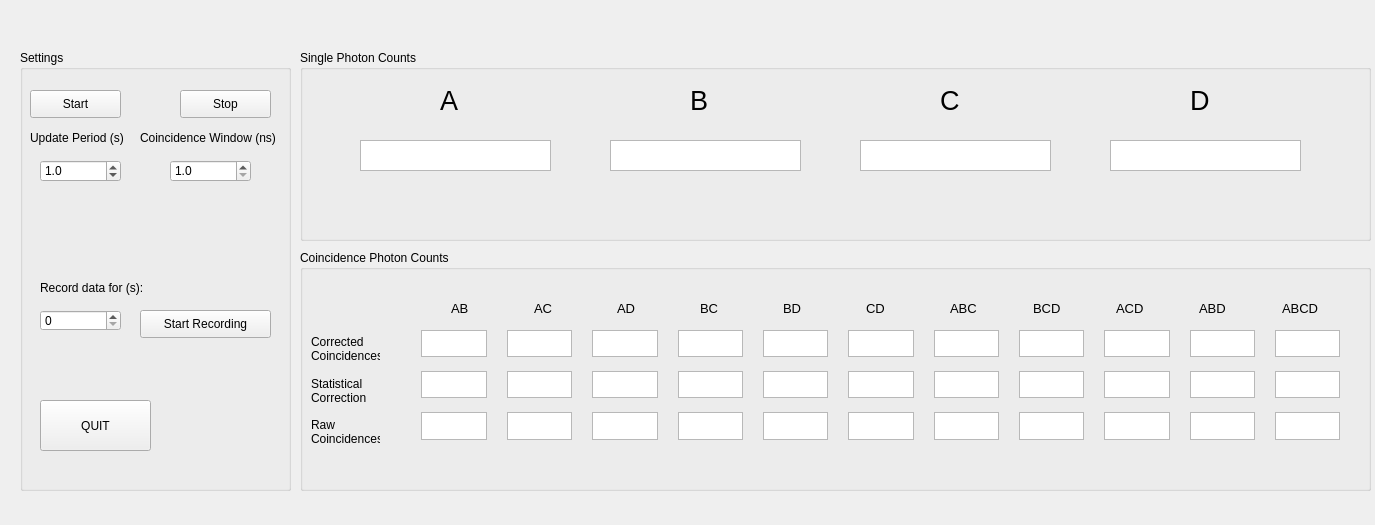
<?xml version="1.0" encoding="UTF-8"?>
<ui version="4.0">
 <class>Widget</class>
 <widget class="QWidget" name="Widget">
  <property name="geometry">
   <rect>
    <x>0</x>
    <y>0</y>
    <width>1375</width>
    <height>525</height>
   </rect>
  </property>
  <property name="windowTitle">
   <string>Widget</string>
  </property>
  <widget class="QGroupBox" name="single_photon_box">
   <property name="geometry">
    <rect>
     <x>300</x>
     <y>50</y>
     <width>1071</width>
     <height>191</height>
    </rect>
   </property>
   <property name="font">
    <font>
     <weight>50</weight>
     <bold>false</bold>
    </font>
   </property>
   <property name="title">
    <string>Single Photon Counts</string>
   </property>
   <widget class="QLabel" name="A_label">
    <property name="geometry">
     <rect>
      <x>140</x>
      <y>30</y>
      <width>31</width>
      <height>41</height>
     </rect>
    </property>
    <property name="font">
     <font>
      <pointsize>20</pointsize>
      <weight>50</weight>
      <bold>false</bold>
     </font>
    </property>
    <property name="text">
     <string>A</string>
    </property>
   </widget>
   <widget class="QLabel" name="B_label">
    <property name="geometry">
     <rect>
      <x>390</x>
      <y>30</y>
      <width>31</width>
      <height>41</height>
     </rect>
    </property>
    <property name="font">
     <font>
      <pointsize>20</pointsize>
      <weight>50</weight>
      <bold>false</bold>
     </font>
    </property>
    <property name="text">
     <string>B</string>
    </property>
   </widget>
   <widget class="QLabel" name="C_label">
    <property name="geometry">
     <rect>
      <x>640</x>
      <y>30</y>
      <width>31</width>
      <height>41</height>
     </rect>
    </property>
    <property name="font">
     <font>
      <pointsize>20</pointsize>
      <weight>50</weight>
      <bold>false</bold>
     </font>
    </property>
    <property name="text">
     <string>C</string>
    </property>
   </widget>
   <widget class="QLabel" name="D_label">
    <property name="geometry">
     <rect>
      <x>890</x>
      <y>30</y>
      <width>31</width>
      <height>41</height>
     </rect>
    </property>
    <property name="font">
     <font>
      <pointsize>20</pointsize>
      <weight>50</weight>
      <bold>false</bold>
     </font>
    </property>
    <property name="text">
     <string>D</string>
    </property>
   </widget>
   <widget class="QTextEdit" name="A_display">
    <property name="geometry">
     <rect>
      <x>60</x>
      <y>90</y>
      <width>191</width>
      <height>31</height>
     </rect>
    </property>
    <property name="readOnly">
     <bool>true</bool>
    </property>
   </widget>
   <widget class="QTextEdit" name="B_display">
    <property name="geometry">
     <rect>
      <x>310</x>
      <y>90</y>
      <width>191</width>
      <height>31</height>
     </rect>
    </property>
    <property name="readOnly">
     <bool>true</bool>
    </property>
   </widget>
   <widget class="QTextEdit" name="C_display">
    <property name="geometry">
     <rect>
      <x>560</x>
      <y>90</y>
      <width>191</width>
      <height>31</height>
     </rect>
    </property>
    <property name="readOnly">
     <bool>true</bool>
    </property>
   </widget>
   <widget class="QTextEdit" name="D_display">
    <property name="geometry">
     <rect>
      <x>810</x>
      <y>90</y>
      <width>191</width>
      <height>31</height>
     </rect>
    </property>
    <property name="readOnly">
     <bool>true</bool>
    </property>
   </widget>
  </widget>
  <widget class="QGroupBox" name="settings_box">
   <property name="geometry">
    <rect>
     <x>20</x>
     <y>50</y>
     <width>271</width>
     <height>441</height>
    </rect>
   </property>
   <property name="font">
    <font>
     <weight>50</weight>
     <bold>false</bold>
    </font>
   </property>
   <property name="title">
    <string>Settings</string>
   </property>
   <widget class="QPushButton" name="quit_button">
    <property name="geometry">
     <rect>
      <x>20</x>
      <y>350</y>
      <width>111</width>
      <height>51</height>
     </rect>
    </property>
    <property name="font">
     <font>
      <weight>50</weight>
      <bold>false</bold>
     </font>
    </property>
    <property name="text">
     <string>QUIT</string>
    </property>
   </widget>
   <widget class="QDoubleSpinBox" name="update_spin">
    <property name="geometry">
     <rect>
      <x>20</x>
      <y>110</y>
      <width>81</width>
      <height>22</height>
     </rect>
    </property>
    <property name="font">
     <font>
      <weight>50</weight>
      <bold>false</bold>
     </font>
    </property>
    <property name="decimals">
     <number>1</number>
    </property>
    <property name="minimum">
     <double>0.100000000000000</double>
    </property>
    <property name="singleStep">
     <double>0.100000000000000</double>
    </property>
    <property name="value">
     <double>1.000000000000000</double>
    </property>
   </widget>
   <widget class="QDoubleSpinBox" name="coincidence_spin">
    <property name="geometry">
     <rect>
      <x>150</x>
      <y>110</y>
      <width>81</width>
      <height>22</height>
     </rect>
    </property>
    <property name="font">
     <font>
      <weight>50</weight>
      <bold>false</bold>
     </font>
    </property>
    <property name="decimals">
     <number>1</number>
    </property>
    <property name="minimum">
     <double>1.000000000000000</double>
    </property>
    <property name="maximum">
     <double>100.000000000000000</double>
    </property>
    <property name="singleStep">
     <double>0.500000000000000</double>
    </property>
    <property name="value">
     <double>1.000000000000000</double>
    </property>
   </widget>
   <widget class="QLabel" name="update_spin_label">
    <property name="geometry">
     <rect>
      <x>10</x>
      <y>80</y>
      <width>101</width>
      <height>16</height>
     </rect>
    </property>
    <property name="font">
     <font>
      <weight>50</weight>
      <italic>false</italic>
      <bold>false</bold>
      <underline>false</underline>
     </font>
    </property>
    <property name="text">
     <string>Update Period (s)</string>
    </property>
   </widget>
   <widget class="QLabel" name="coincidence_spin_label">
    <property name="geometry">
     <rect>
      <x>120</x>
      <y>80</y>
      <width>151</width>
      <height>16</height>
     </rect>
    </property>
    <property name="font">
     <font>
      <weight>50</weight>
      <bold>false</bold>
     </font>
    </property>
    <property name="text">
     <string>Coincidence Window (ns)</string>
    </property>
   </widget>
   <widget class="QPushButton" name="start_button">
    <property name="geometry">
     <rect>
      <x>10</x>
      <y>40</y>
      <width>91</width>
      <height>28</height>
     </rect>
    </property>
    <property name="font">
     <font>
      <weight>50</weight>
      <bold>false</bold>
     </font>
    </property>
    <property name="text">
     <string>Start</string>
    </property>
   </widget>
   <widget class="QPushButton" name="stop_button">
    <property name="geometry">
     <rect>
      <x>160</x>
      <y>40</y>
      <width>91</width>
      <height>28</height>
     </rect>
    </property>
    <property name="font">
     <font>
      <weight>50</weight>
      <bold>false</bold>
     </font>
    </property>
    <property name="text">
     <string>Stop</string>
    </property>
   </widget>
   <widget class="QLabel" name="record_spin_label">
    <property name="geometry">
     <rect>
      <x>20</x>
      <y>230</y>
      <width>141</width>
      <height>16</height>
     </rect>
    </property>
    <property name="font">
     <font>
      <weight>50</weight>
      <bold>false</bold>
     </font>
    </property>
    <property name="text">
     <string>Record data for (s):</string>
    </property>
   </widget>
   <widget class="QSpinBox" name="record_spin">
    <property name="geometry">
     <rect>
      <x>20</x>
      <y>260</y>
      <width>81</width>
      <height>21</height>
     </rect>
    </property>
    <property name="font">
     <font>
      <weight>50</weight>
      <bold>false</bold>
     </font>
    </property>
   </widget>
   <widget class="QPushButton" name="record_button">
    <property name="geometry">
     <rect>
      <x>120</x>
      <y>260</y>
      <width>131</width>
      <height>28</height>
     </rect>
    </property>
    <property name="font">
     <font>
      <weight>50</weight>
      <bold>false</bold>
     </font>
    </property>
    <property name="text">
     <string>Start Recording</string>
    </property>
   </widget>
  </widget>
  <widget class="QGroupBox" name="coincidence_photon_box">
   <property name="geometry">
    <rect>
     <x>300</x>
     <y>250</y>
     <width>1071</width>
     <height>241</height>
    </rect>
   </property>
   <property name="font">
    <font>
     <weight>50</weight>
     <bold>false</bold>
    </font>
   </property>
   <property name="title">
    <string>Coincidence Photon Counts</string>
   </property>
   <widget class="QWidget" name="verticalLayoutWidget">
    <property name="geometry">
     <rect>
      <x>0</x>
      <y>70</y>
      <width>91</width>
      <height>141</height>
     </rect>
    </property>
    <layout class="QVBoxLayout" name="verticalLayout_coincidenceValueLabels">
     <item>
      <widget class="QLabel" name="corrected_label1">
       <property name="font">
        <font>
         <weight>50</weight>
         <bold>false</bold>
        </font>
       </property>
       <property name="text">
        <string>Corrected Coincidences</string>
       </property>
       <property name="wordWrap">
        <bool>true</bool>
       </property>
      </widget>
     </item>
     <item>
      <widget class="QLabel" name="stat_label1">
       <property name="font">
        <font>
         <weight>50</weight>
         <bold>false</bold>
        </font>
       </property>
       <property name="text">
        <string>Statistical Correction</string>
       </property>
       <property name="wordWrap">
        <bool>true</bool>
       </property>
      </widget>
     </item>
     <item>
      <widget class="QLabel" name="raw_label1">
       <property name="font">
        <font>
         <weight>50</weight>
         <bold>false</bold>
        </font>
       </property>
       <property name="text">
        <string>Raw Coincidences</string>
       </property>
       <property name="wordWrap">
        <bool>true</bool>
       </property>
      </widget>
     </item>
    </layout>
   </widget>
   <widget class="QFrame" name="gridFrame">
    <property name="geometry">
     <rect>
      <x>110</x>
      <y>40</y>
      <width>941</width>
      <height>161</height>
     </rect>
    </property>
    <layout class="QGridLayout" name="gridLayout_coincidenceCounts">
     <property name="verticalSpacing">
      <number>14</number>
     </property>
     <item row="2" column="0">
      <layout class="QHBoxLayout" name="horizontalLayout_statisticalCorrection">
       <property name="spacing">
        <number>20</number>
       </property>
       <item>
        <widget class="QTextEdit" name="AB_stat_display"/>
       </item>
       <item>
        <widget class="QTextEdit" name="AC_stat_display"/>
       </item>
       <item>
        <widget class="QTextEdit" name="AD_stat_display"/>
       </item>
       <item>
        <widget class="QTextEdit" name="BC_stat_display"/>
       </item>
       <item>
        <widget class="QTextEdit" name="BD_stat_display"/>
       </item>
       <item>
        <widget class="QTextEdit" name="CD_stat_display"/>
       </item>
       <item>
        <widget class="QTextEdit" name="ABC_stat_display"/>
       </item>
       <item>
        <widget class="QTextEdit" name="BCD_stat_display"/>
       </item>
       <item>
        <widget class="QTextEdit" name="ACD_stat_display"/>
       </item>
       <item>
        <widget class="QTextEdit" name="ABD_stat_display"/>
       </item>
       <item>
        <widget class="QTextEdit" name="ABCD_stat_display"/>
       </item>
      </layout>
     </item>
     <item row="0" column="0">
      <layout class="QHBoxLayout" name="horizontalLayout_coincidenceLabels">
       <property name="spacing">
        <number>25</number>
       </property>
       <property name="leftMargin">
        <number>30</number>
       </property>
       <item>
        <widget class="QLabel" name="AB_label">
         <property name="font">
          <font>
           <pointsize>10</pointsize>
           <weight>50</weight>
           <bold>false</bold>
          </font>
         </property>
         <property name="text">
          <string>AB</string>
         </property>
        </widget>
       </item>
       <item>
        <widget class="QLabel" name="AC_label">
         <property name="font">
          <font>
           <pointsize>10</pointsize>
           <weight>50</weight>
           <bold>false</bold>
          </font>
         </property>
         <property name="text">
          <string>AC</string>
         </property>
        </widget>
       </item>
       <item>
        <widget class="QLabel" name="AD_label">
         <property name="font">
          <font>
           <pointsize>10</pointsize>
           <weight>50</weight>
           <bold>false</bold>
          </font>
         </property>
         <property name="text">
          <string>AD</string>
         </property>
        </widget>
       </item>
       <item>
        <widget class="QLabel" name="BC_label">
         <property name="font">
          <font>
           <pointsize>10</pointsize>
           <weight>50</weight>
           <bold>false</bold>
          </font>
         </property>
         <property name="text">
          <string>BC</string>
         </property>
        </widget>
       </item>
       <item>
        <widget class="QLabel" name="BD_label">
         <property name="font">
          <font>
           <pointsize>10</pointsize>
           <weight>50</weight>
           <bold>false</bold>
          </font>
         </property>
         <property name="text">
          <string>BD</string>
         </property>
        </widget>
       </item>
       <item>
        <widget class="QLabel" name="CD_label">
         <property name="font">
          <font>
           <pointsize>10</pointsize>
           <weight>50</weight>
           <bold>false</bold>
          </font>
         </property>
         <property name="text">
          <string>CD</string>
         </property>
        </widget>
       </item>
       <item>
        <widget class="QLabel" name="ABC_label">
         <property name="font">
          <font>
           <pointsize>10</pointsize>
           <weight>50</weight>
           <bold>false</bold>
          </font>
         </property>
         <property name="text">
          <string>ABC</string>
         </property>
        </widget>
       </item>
       <item>
        <widget class="QLabel" name="BCD_label">
         <property name="font">
          <font>
           <pointsize>10</pointsize>
           <weight>50</weight>
           <bold>false</bold>
          </font>
         </property>
         <property name="text">
          <string>BCD</string>
         </property>
        </widget>
       </item>
       <item>
        <widget class="QLabel" name="ACD_label">
         <property name="font">
          <font>
           <pointsize>10</pointsize>
           <weight>50</weight>
           <bold>false</bold>
          </font>
         </property>
         <property name="text">
          <string>ACD</string>
         </property>
        </widget>
       </item>
       <item>
        <widget class="QLabel" name="ABD_label">
         <property name="font">
          <font>
           <pointsize>10</pointsize>
           <weight>50</weight>
           <bold>false</bold>
          </font>
         </property>
         <property name="text">
          <string>ABD</string>
         </property>
        </widget>
       </item>
       <item>
        <widget class="QLabel" name="ABCD_label">
         <property name="font">
          <font>
           <pointsize>10</pointsize>
           <weight>50</weight>
           <bold>false</bold>
          </font>
         </property>
         <property name="text">
          <string>ABCD</string>
         </property>
        </widget>
       </item>
      </layout>
     </item>
     <item row="3" column="0">
      <layout class="QHBoxLayout" name="horizontalLayout_rawCoincidences">
       <property name="spacing">
        <number>20</number>
       </property>
       <item>
        <widget class="QTextEdit" name="AB_raw_display"/>
       </item>
       <item>
        <widget class="QTextEdit" name="AC_raw_display"/>
       </item>
       <item>
        <widget class="QTextEdit" name="AD_raw_display"/>
       </item>
       <item>
        <widget class="QTextEdit" name="BC_raw_display"/>
       </item>
       <item>
        <widget class="QTextEdit" name="BD_raw_display"/>
       </item>
       <item>
        <widget class="QTextEdit" name="CD_raw_display"/>
       </item>
       <item>
        <widget class="QTextEdit" name="ABC_raw_display"/>
       </item>
       <item>
        <widget class="QTextEdit" name="BCD_raw_display"/>
       </item>
       <item>
        <widget class="QTextEdit" name="ACD_raw_display"/>
       </item>
       <item>
        <widget class="QTextEdit" name="ABD_raw_display"/>
       </item>
       <item>
        <widget class="QTextEdit" name="ABCD_raw_display"/>
       </item>
      </layout>
     </item>
     <item row="1" column="0">
      <layout class="QHBoxLayout" name="horizontalLayout_correctedCoincidences">
       <property name="spacing">
        <number>20</number>
       </property>
       <property name="sizeConstraint">
        <enum>QLayout::SetFixedSize</enum>
       </property>
       <item>
        <widget class="QTextEdit" name="AB_corrected_display"/>
       </item>
       <item>
        <widget class="QTextEdit" name="AC_corrected_display"/>
       </item>
       <item>
        <widget class="QTextEdit" name="AD_corrected_display"/>
       </item>
       <item>
        <widget class="QTextEdit" name="BC_corrected_display"/>
       </item>
       <item>
        <widget class="QTextEdit" name="BD_corrected_display"/>
       </item>
       <item>
        <widget class="QTextEdit" name="CD_corrected_display"/>
       </item>
       <item>
        <widget class="QTextEdit" name="ABC_corrected_display"/>
       </item>
       <item>
        <widget class="QTextEdit" name="BCD_corrected_display"/>
       </item>
       <item>
        <widget class="QTextEdit" name="ACD_corrected_display"/>
       </item>
       <item>
        <widget class="QTextEdit" name="ABD_corrected_display"/>
       </item>
       <item>
        <widget class="QTextEdit" name="ABCD_corrected_display"/>
       </item>
      </layout>
     </item>
    </layout>
   </widget>
  </widget>
 </widget>
 <layoutdefault spacing="6" margin="11"/>
 <resources/>
 <connections>
  <connection>
   <sender>quit_button</sender>
   <signal>clicked()</signal>
   <receiver>Widget</receiver>
   <slot>close()</slot>
   <hints>
    <hint type="sourcelabel">
     <x>120</x>
     <y>124</y>
    </hint>
    <hint type="destinationlabel">
     <x>105</x>
     <y>155</y>
    </hint>
   </hints>
  </connection>
 </connections>
</ui>
